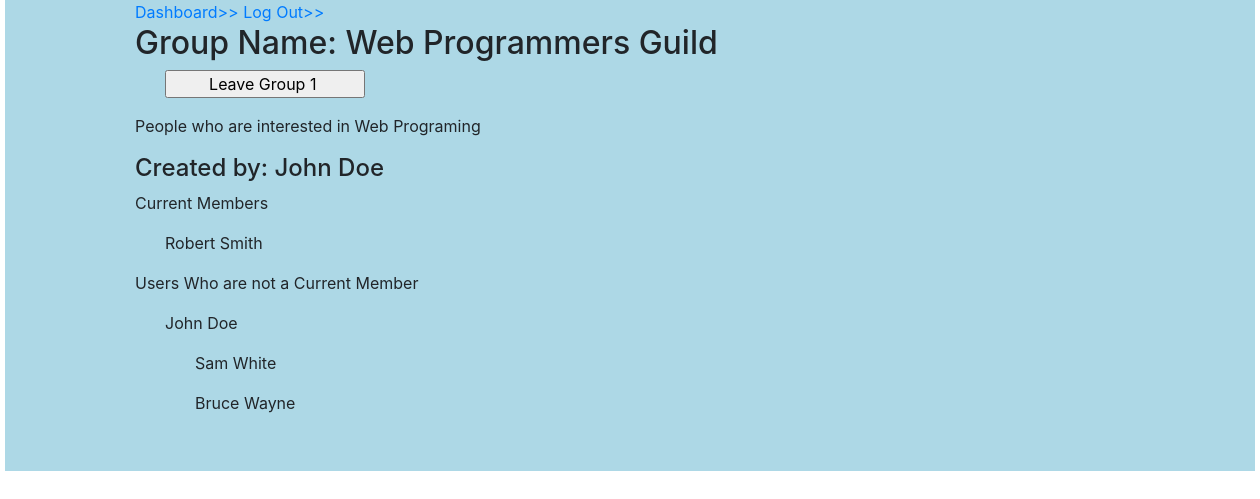
/group/1 (signed in), run on the app's committed database.
### examApp/models.py (models this page shows)
class Group(models.Model):
    name = models.CharField(max_length=100)
    description = models.TextField()
    member = models.ForeignKey(User, related_name='groups_joined', on_delete=models.CASCADE)
    users_that_joined = models.ManyToManyField(User, related_name='groups_entered')
    created_at = models.DateTimeField(auto_now_add=True)
    updated_at = models.DateTimeField(auto_now=True)
    objects = GroupManager()

class User(models.Model):
    first_name = models.CharField(max_length=60)
    last_name = models.CharField(max_length=60)
    email = models.CharField(max_length=60)
    password = models.CharField(max_length=255)
    created_at = models.DateTimeField(auto_now_add=True)
    updated_at = models.DateTimeField(auto_now=True)
    objects = UserManager()

### examApp/views.py (the view)
# urls.py: path('group/<int:group_id>', views.show_group),
def show_group(request, group_id):
    context = {
        'one_group': Group.objects.get(id=group_id),
        'current_user': User.objects.get(id=request.session['user_id']),
        'all_users': User.objects.all()
    }
    return render(request, "group.html", context)

### examApp/templates/group.html (shortened to what this page needs)
<!DOCTYPE html>
<html lang="en">
  <head>
    <link
      href="https://stackpath.bootstrapcdn.com/bootstrap/4.5.0/css/bootstrap.min.css"
      rel="stylesheet"
    />
    {% load static %}
    <link rel="stylesheet" href="{% static 'styles.css' %}" />
  </head>
  <body>
    <div id="container">
      <a href="/groups">Dashboard>></a>
      <a class="logout" href="/logout">Log Out>></a>
      <div class="move_rg">
        <h2>Group Name: {{one_group.name}}</h2>
        {% if current_user not in one_group.users_that_joined.all %}
        <form action="/group/add/{{one_group.id}}" method="POST">
          {% csrf_token %}
          <input type="submit" value="Join Group {{one_group.id}}" />
        </form>
        {% else %}
        <form action="/group/remove/{{one_group.id}}" method="POST">
          <input type="submit" value="Leave Group {{one_group.id}} " />
        </form>
        {% endif %}
        <p>{{one_group.description}}</p>
      </div>
      <div>
        <h4>
          Created by: {{one_group.member.first_name}}
          {{one_group.member.last_name}}
        </h4>
        <p>Current Members</p>
        {% for each_member in one_group.users_that_joined.all %}
        <ul>
          <li>{{each_member.first_name}} {{each_member.last_name}}</li>
        </ul>
        {% endfor%}
      </div>
      <div>
        <p>Users Who are not a Current Member</p>
        {% for each_user in all_users %}
        <ul>
          {% if each_user not in one_group.users_that_joined.all %}
          <li>{{each_user.first_name}} {{each_user.last_name}}</li>
        </ul>
        {% endif %}
        {% endfor%}
      </div>
    </div>
  </body>
</html>

### examApp/static/styles.css (style rules this page uses)
* { margin: 0px; padding: 0px; }
#container { background-color: lightblue; width: 1250px; margin: 0 auto; padding-left: 130px; padding-bottom: 40px; }
input { margin-left: 30px; width: 200px; }
ul { list-style-type: none; margin-left: 30px; }

### data on the page
Group: name "Web Programmers Guild", id "Leave Group 1", description "People who are interested in Web Programing", member.first_name "John", member.last_name "Doe"
User: first_name "Robert", last_name "Smith"
User: first_name "John", last_name "Doe"
User: first_name "Sam", last_name "White"
User: first_name "Bruce", last_name "Wayne"
